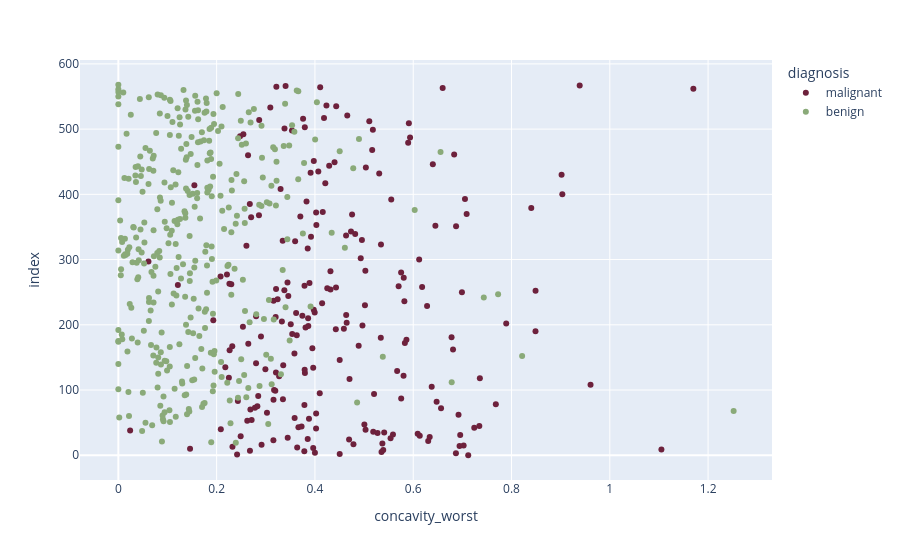

This figure's notebook cell:
### Code cell
fig = px.scatter(df,
                    x = "concavity_worst",
                    color="diagnosis",
                    color_discrete_sequence=['#6D213C','#8AAA79'])
fig.show()

### Figure 1 — Plotly figure (JSON) as saved in the notebook; plotly's stock layout.template omitted (floating-point values rounded to 4 significant figures; data arrays with more than 128 entries replaced by an {"elided": "..."} marker saying what was removed)
{"data": [{"hovertemplate": "diagnosis=malignant<br>concavity_worst=%{x}<br>index=%{y}<extra></extra>", "legendgroup": "malignant", "marker": {"color": "#6D213C", "symbol": "circle"}, "mode": "markers", "name": "malignant", "orientation": "h", "showlegend": true, "type": "scatter", "x": {"elided": "212 float values"}, "xaxis": "x", "y": {"elided": "212 int values"}, "yaxis": "y"}, {"hovertemplate": "diagnosis=benign<br>concavity_worst=%{x}<br>index=%{y}<extra></extra>", "legendgroup": "benign", "marker": {"color": "#8AAA79", "symbol": "circle"}, "mode": "markers", "name": "benign", "orientation": "h", "showlegend": true, "type": "scatter", "x": {"elided": "357 float values"}, "xaxis": "x", "y": {"elided": "357 int values"}, "yaxis": "y"}], "layout": {"legend": {"title": {"text": "diagnosis"}, "tracegroupgap": 0}, "margin": {"t": 60}, "xaxis": {"anchor": "y", "domain": [0, 1], "title": {"text": "concavity_worst"}}, "yaxis": {"anchor": "x", "domain": [0, 1], "title": {"text": "index"}}}}
